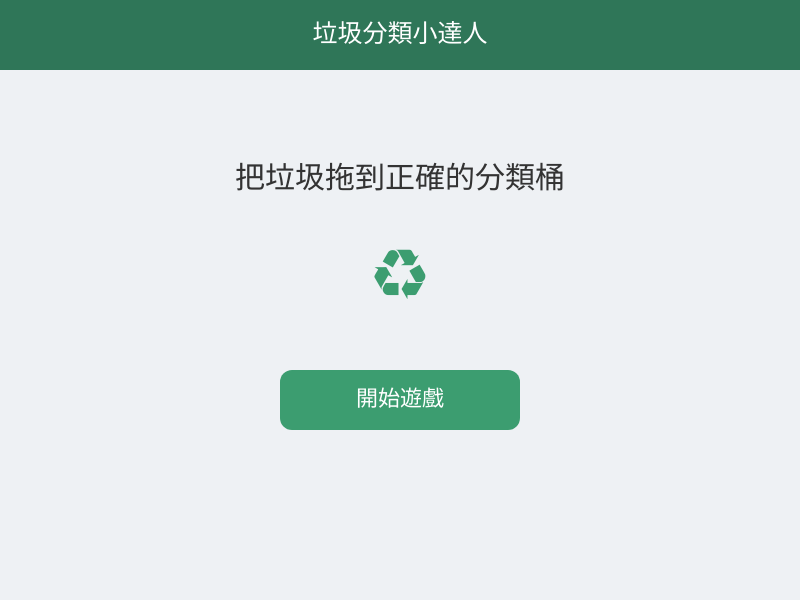
Frame 1 (no input)
Frame 60 (no input): identical to frame 1, image omitted
Frame 120 (the mouse pressed at the canvas centre since frame 60): identical to frame 1, image omitted

The p5.js sketch that drew this single still picture (run headless with seeded random() and noise() and a simulated clock; from frame 60 on, the mouse is pressed at the canvas centre):

// p5.js sketch
// ── sketch.js
/*
  垃圾分類拖曳遊戲

  左側：只顯示垃圾物品圖示
  右側：顯示垃圾分類桶
  玩家要把垃圾拖到正確的分類桶
*/

var gameState = "start";

var items = [
  {
    name: "寶特瓶",
    answer: 1,
    explain: "寶特瓶清空後可以回收。",
    icon: "寶特瓶"
  },
  {
    name: "香蕉皮",
    answer: 2,
    explain: "香蕉皮屬於廚餘。",
    icon: "香蕉皮"
  },
  {
    name: "電池",
    answer: 3,
    explain: "電池應交給回收站。",
    icon: "電池"
  },
  {
    name: "鋁罐",
    answer: 1,
    explain: "鋁罐屬於資源回收。",
    icon: "鋁罐"
  },
  {
    name: "玻璃瓶",
    answer: 1,
    explain: "玻璃瓶清空後可以回收。",
    icon: "玻璃瓶"
  },
  {
    name: "衛生紙",
    answer: 0,
    explain: "使用過的衛生紙屬於一般垃圾。",
    icon: "衛生紙"
  }
];

var categories = [
  "一般垃圾",
  "資源回收",
  "廚餘",
  "有害垃圾"
];

var itemCards = [];
var draggingItem = -1;
var dragOffsetX = 0;
var dragOffsetY = 0;

var score = 0;
var completed = 0;
var startTime = 0;
var finalTime = 0;

var feedbackText = "";
var feedbackColor = "#333333";
var feedbackTimer = 0;

function setup() {
  createCanvas(800, 600);
  textAlign(CENTER, CENTER);
  createItemCards();
}

function draw() {
  background("#EEF1F4");

  if (gameState === "start") {
    drawStartPage();
  } else if (gameState === "play") {
    drawGamePage();
  } else if (gameState === "result") {
    drawResultPage();
  }
}

function drawStartPage() {
  fill("#2F7658");
  noStroke();
  rect(0, 0, 800, 70);

  fill("#FFFFFF");
  textSize(25);
  text("垃圾分類小達人", 400, 35);

  fill("#333333");
  textSize(30);
  text("把垃圾拖到正確的分類桶", 400, 180);

  fill("#3C9D70");
  textSize(70);
  text("♻", 400, 280);

  fill("#3C9D70");
  rect(280, 370, 240, 60, 12);

  fill("#FFFFFF");
  textSize(22);
  text("開始遊戲", 400, 400);
}

function drawGamePage() {
  fill("#2F7658");
  noStroke();
  rect(0, 0, 800, 70);

  fill("#FFFFFF");
  textSize(25);
  text("垃圾分類小達人", 400, 35);

  fill("#34495E");
  textSize(17);
  text("完成：" + completed + " / 6", 90, 105);

  text("答對：" + score + " 題", 220, 105);

  text("時間：" + getTime(), 690, 105);

  fill("#333333");
  textSize(19);
  text("垃圾物品", 220, 145);

  text("分類桶", 620, 145);

  drawItems();
  drawCategories();
  drawButtons();

  if (feedbackTimer > 0) {
    fill(feedbackColor);
    textSize(18);
    text(feedbackText, 400, 500);

    feedbackTimer--;

    if (feedbackTimer === 0) {
      feedbackText = "";
    }
  }
}

function drawItems() {
  var i;
  var item;
  var x;
  var y;

  for (i = 0; i < itemCards.length; i++) {
    item = itemCards[i];

    if (item.finished && draggingItem !== i) {
      continue;
    }

    x = item.x;
    y = item.y;

    fill(item.finished ? "#BDEDCB" : "#FFFFFF");
    stroke("#C4CDD3");
    strokeWeight(2);
    rect(x, y, 135, 100, 12);

    fill("#A8DEC4");
    noStroke();
    ellipse(x + 67, y + 38, 52, 52);

    fill("#315C4A");
    textSize(25);
    text(items[item.id].icon, x + 67, y + 38);

    fill("#333333");
    textSize(14);
    text("物品 #" + (item.id + 1), x + 67, y + 78);
  }
}

function drawCategories() {
  var i;
  var x;
  var y;
  var colors = [
    "#D8DDE2",
    "#BDEDCB",
    "#FFF0A8",
    "#D4DDF4"
  ];

  for (i = 0; i < 4; i++) {
    x = 500;
    y = 165 + i * 75;

    fill(colors[i]);
    stroke("#87939B");
    strokeWeight(2);
    rect(x, y, 240, 58, 12);

    fill("#333333");
    noStroke();
    textSize(18);
    text(categories[i], x + 120, y + 29);
  }
}

function drawButtons() {
  fill("#3C9D70");
  rect(25, 535, 150, 40, 10);

  fill("#FFFFFF");
  textSize(16);
  text("交卷看成績", 100, 555);

  fill("#87939B");
  rect(190, 535, 130, 40, 10);

  fill("#FFFFFF");
  text("重新開始", 255, 555);
}

function drawResultPage() {
  background("#EEF1F4");

  fill("#2F7658");
  rect(0, 0, 800, 70);

  fill("#FFFFFF");
  textSize(25);
  text("測驗結果", 400, 35);

  fill("#333333");
  textSize(30);
  text("答對：" + score + " / 6 題", 400, 170);

  fill("#F2B83F");
  textSize(42);
  text(getStars(), 400, 245);

  fill("#56636B");
  textSize(20);
  text("完成時間：" + formatTime(finalTime), 400, 305);

  fill("#3C9D70");
  rect(290, 400, 220, 60, 12);

  fill("#FFFFFF");
  textSize(20);
  text("再玩一次", 400, 430);
}

function createItemCards() {
  itemCards = [];

  var i;

  for (i = 0; i < 6; i++) {
    itemCards.push({
      id: i,
      x: 80 + (i % 2) * 170,
      y: 170 + floor(i / 2) * 115,
      homeX: 80 + (i % 2) * 170,
      homeY: 170 + floor(i / 2) * 115,
      finished: false
    });
  }
}

function mousePressed() {
  var i;
  var item;

  if (gameState === "start") {
    if (
      mouseX > 280 &&
      mouseX < 520 &&
      mouseY > 370 &&
      mouseY < 430
    ) {
      startGame();
    }

    return;
  }

  if (gameState === "result") {
    if (
      mouseX > 290 &&
      mouseX < 510 &&
      mouseY > 400 &&
      mouseY < 460
    ) {
      startGame();
    }

    return;
  }

  if (gameState !== "play") {
    return;
  }

  if (
    mouseX > 25 &&
    mouseX < 175 &&
    mouseY > 535 &&
    mouseY < 575
  ) {
    finalTime = getSeconds();
    gameState = "result";
    return;
  }

  if (
    mouseX > 190 &&
    mouseX < 320 &&
    mouseY > 535 &&
    mouseY < 575
  ) {
    startGame();
    return;
  }

  for (i = itemCards.length - 1; i >= 0; i--) {
    item = itemCards[i];

    if (item.finished) {
      continue;
    }

    if (
      mouseX > item.x &&
      mouseX < item.x + 135 &&
      mouseY > item.y &&
      mouseY < item.y + 100
    ) {
      draggingItem = i;
      dragOffsetX = mouseX - item.x;
      dragOffsetY = mouseY - item.y;
      return;
    }
  }
}

function mouseDragged() {
  if (draggingItem === -1) {
    return;
  }

  itemCards[draggingItem].x = mouseX - dragOffsetX;
  itemCards[draggingItem].y = mouseY - dragOffsetY;
}

function mouseReleased() {
  var item;
  var category;

  if (draggingItem === -1) {
    return;
  }

  item = itemCards[draggingItem];
  category = findCategory(item.x + 67, item.y + 50);

  if (category === -1) {
    returnItem(item);
    draggingItem = -1;
    return;
  }

  if (category === items[item.id].answer) {
    item.finished = true;
    completed++;
    score++;

    feedbackText = "答對了！" + items[item.id].explain;
    feedbackColor = "#278653";
    feedbackTimer = 120;
  } else {
    returnItem(item);

    feedbackText = "答錯了，再試一次！";
    feedbackColor = "#C33B3B";
    feedbackTimer = 100;
  }

  draggingItem = -1;
}

function findCategory(x, y) {
  var i;
  var categoryX = 500;
  var categoryY;

  for (i = 0; i < 4; i++) {
    categoryY = 165 + i * 75;

    if (
      x > categoryX &&
      x < categoryX + 240 &&
      y > categoryY &&
      y < categoryY + 58
    ) {
      return i;
    }
  }

  return -1;
}

function returnItem(item) {
  item.x = item.homeX;
  item.y = item.homeY;
}

function touchStarted() {
  mousePressed();
  return false;
}

function touchMoved() {
  mouseDragged();
  return false;
}

function touchEnded() {
  mouseReleased();
  return false;
}

function startGame() {
  gameState = "play";
  startTime = millis();
  finalTime = 0;
  score = 0;
  completed = 0;
  draggingItem = -1;
  feedbackText = "";
  feedbackTimer = 0;

  createItemCards();
}

function getSeconds() {
  if (startTime === 0) {
    return 0;
  }

  return floor((millis() - startTime) / 1000);
}

function getTime() {
  return formatTime(getSeconds());
}

function formatTime(seconds) {
  var minutes = floor(seconds / 60);
  var remain = seconds % 60;

  return nf(minutes, 2) + ":" + nf(remain, 2);
}

function getStars() {
  if (score === 6) {
    return "★★★★★";
  }

  if (score >= 4) {
    return "★★★★☆";
  }

  if (score >= 2) {
    return "★★★☆☆";
  }

  if (score >= 1) {
    return "★★☆☆☆";
  }

  return "★☆☆☆☆";
}
